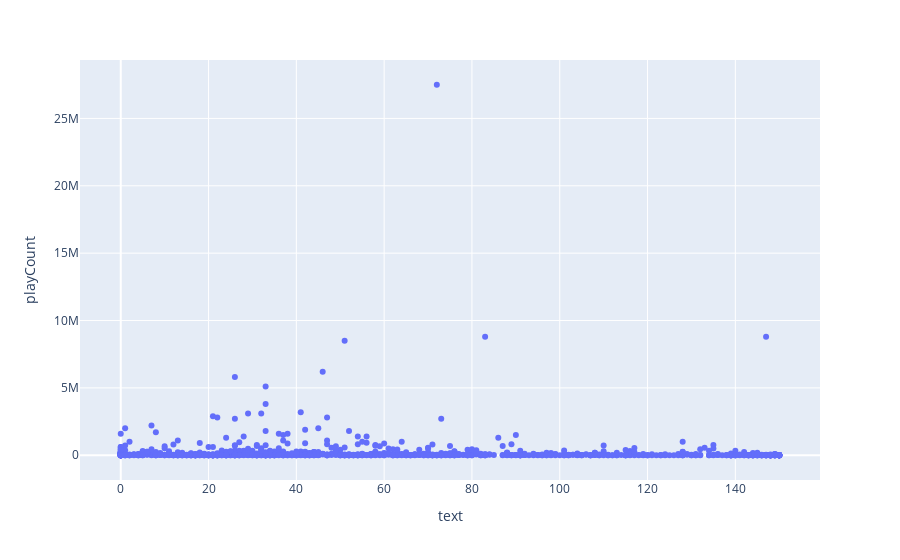
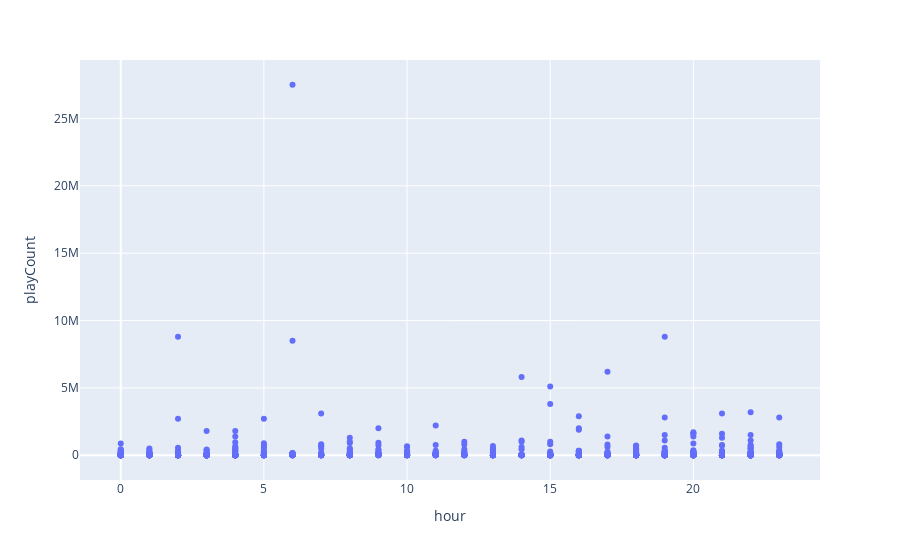
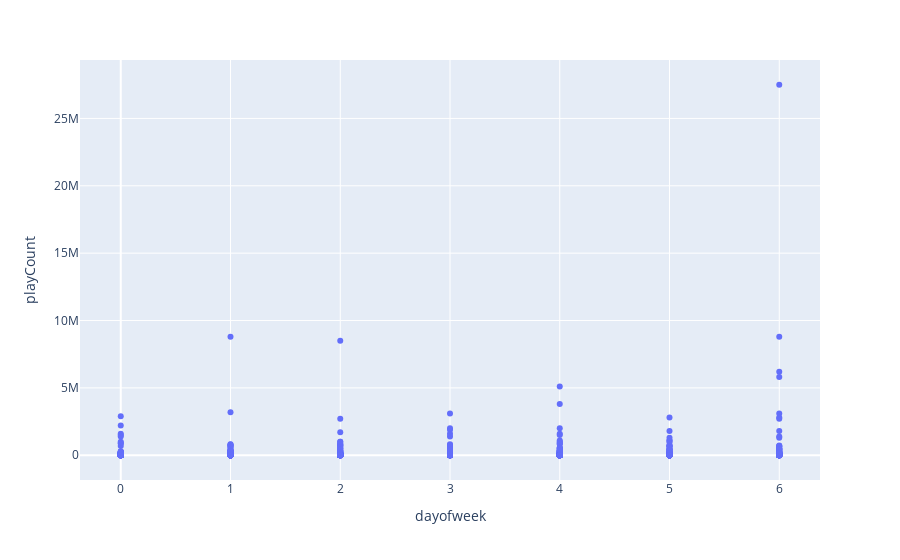
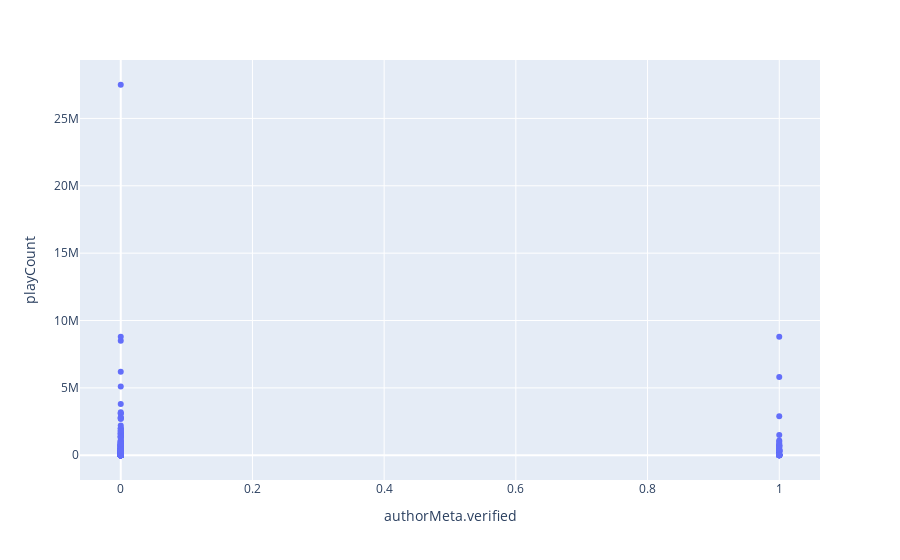

Notebook source saved alongside these figures, in order:
### Code cell
# Scatterplots between each feature and playCount
feats = df_scaled
colors = ['b', 'g', 'r', 'c', 'm', 'y']
idx = 0
y = df['playCount']
for feat in feats:
    x = df[feat]
    figure = px.scatter(df[:1000], x=feat, y="playCount")
#     figure.write_image("../plots/scatterPlots/{}.png".format(feat))
    figure.show()

### Figure 1 — Plotly figure (JSON) as saved in the notebook; plotly's stock layout.template omitted (floating-point values rounded to 4 significant figures; data arrays with more than 128 entries replaced by an {"elided": "..."} marker saying what was removed)
{"data": [{"hovertemplate": "text=%{x}<br>playCount=%{y}<extra></extra>", "legendgroup": "", "marker": {"color": "#636efa", "symbol": "circle"}, "mode": "markers", "name": "", "orientation": "v", "showlegend": false, "type": "scatter", "x": {"elided": "1000 int values"}, "xaxis": "x", "y": {"elided": "1000 int values"}, "yaxis": "y"}], "layout": {"legend": {"tracegroupgap": 0}, "margin": {"t": 60}, "xaxis": {"anchor": "y", "domain": [0, 1], "title": {"text": "text"}}, "yaxis": {"anchor": "x", "domain": [0, 1], "title": {"text": "playCount"}}}}

### Figure 2 — Plotly figure (JSON) as saved in the notebook; plotly's stock layout.template omitted (floating-point values rounded to 4 significant figures; data arrays with more than 128 entries replaced by an {"elided": "..."} marker saying what was removed)
{"data": [{"hovertemplate": "hour=%{x}<br>playCount=%{y}<extra></extra>", "legendgroup": "", "marker": {"color": "#636efa", "symbol": "circle"}, "mode": "markers", "name": "", "orientation": "v", "showlegend": false, "type": "scatter", "x": {"elided": "1000 int values"}, "xaxis": "x", "y": {"elided": "1000 int values"}, "yaxis": "y"}], "layout": {"legend": {"tracegroupgap": 0}, "margin": {"t": 60}, "xaxis": {"anchor": "y", "domain": [0, 1], "title": {"text": "hour"}}, "yaxis": {"anchor": "x", "domain": [0, 1], "title": {"text": "playCount"}}}}

### Figure 3 — Plotly figure (JSON) as saved in the notebook; plotly's stock layout.template omitted (floating-point values rounded to 4 significant figures; data arrays with more than 128 entries replaced by an {"elided": "..."} marker saying what was removed)
{"data": [{"hovertemplate": "dayofweek=%{x}<br>playCount=%{y}<extra></extra>", "legendgroup": "", "marker": {"color": "#636efa", "symbol": "circle"}, "mode": "markers", "name": "", "orientation": "v", "showlegend": false, "type": "scatter", "x": {"elided": "1000 int values"}, "xaxis": "x", "y": {"elided": "1000 int values"}, "yaxis": "y"}], "layout": {"legend": {"tracegroupgap": 0}, "margin": {"t": 60}, "xaxis": {"anchor": "y", "domain": [0, 1], "title": {"text": "dayofweek"}}, "yaxis": {"anchor": "x", "domain": [0, 1], "title": {"text": "playCount"}}}}

### Figure 4 — Plotly figure (JSON) as saved in the notebook; plotly's stock layout.template omitted (floating-point values rounded to 4 significant figures; data arrays with more than 128 entries replaced by an {"elided": "..."} marker saying what was removed)
{"data": [{"hovertemplate": "authorMeta.verified=%{x}<br>playCount=%{y}<extra></extra>", "legendgroup": "", "marker": {"color": "#636efa", "symbol": "circle"}, "mode": "markers", "name": "", "orientation": "v", "showlegend": false, "type": "scatter", "x": {"elided": "1000 int values"}, "xaxis": "x", "y": {"elided": "1000 int values"}, "yaxis": "y"}], "layout": {"legend": {"tracegroupgap": 0}, "margin": {"t": 60}, "xaxis": {"anchor": "y", "domain": [0, 1], "title": {"text": "authorMeta.verified"}}, "yaxis": {"anchor": "x", "domain": [0, 1], "title": {"text": "playCount"}}}}
